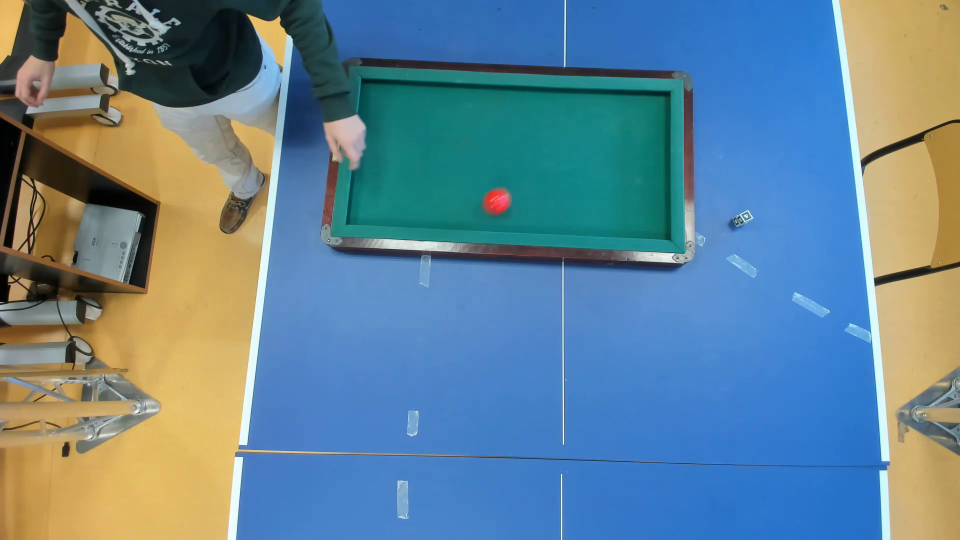
#> input picture frame 7 of Code/Tracking/coup_4_trimmed.mp4, 1920 x 1080 px, given in place of the camera (shown at 1/2 size)
$ python range-detector-video.py
#> lines starting #> are read from the running program, lines starting #| are printed output that depends on the picture; after the words box and inside, x2 and y2 are one past the last pixel; in counts of white or black regions, pixels touching at a corner belong together
# -*- coding: utf-8 -*-
"""
Created on Tue Nov 16 14:25:56 2021

@author: not moi
range-detector from package imutils
customisé pour que ca marche, éxecuter ce programme
"""

#!/usr/bin/env python
# -*- coding: utf-8 -*-

# USAGE: You need to specify a filter and "only one" image source
#
# (python) range-detector --filter RGB --image /path/to/image.png
# or
# (python) range-detector --filter HSV --webcam

import cv2
import argparse
from operator import xor


def callback(value):
    pass


def setup_trackbars(range_filter):
#> called with range_filter = 'HSV'
    cv2.namedWindow("Trackbars", 0)

    for i in ["MIN", "MAX"]:
        v = 0 if i == "MIN" else 255

        for j in range_filter:
            cv2.createTrackbar("%s_%s" % (j, i), "Trackbars", v, 255, callback)
#> this loop made 2 passes; slider 'H_MIN' is set to 51


def get_arguments():
    ap = argparse.ArgumentParser()
    ap.add_argument('-f', '--filter', required=True,
                    help='Range filter. RGB or HSV')
    ap.add_argument('-i', '--image', required=False,
                    help='Path to the image')
    ap.add_argument('-w', '--webcam', required=False,
                    help='Use webcam', action='store_true')
    ap.add_argument('-p', '--preview', required=False,
                    help='Show a preview of the image after applying the mask',
                    action='store_true')
    args = vars(ap.parse_args())

    if not xor(bool(args['image']), bool(args['webcam'])):
        ap.error("Please specify only one image source")

    if not args['filter'].upper() in ['RGB', 'HSV']:
        ap.error("Please speciy a correct filter.")

    return args


def get_trackbar_values(range_filter):
    values = []

    for i in ["MIN", "MAX"]:
        for j in range_filter:
            v = cv2.getTrackbarPos("%s_%s" % (j, i), "Trackbars")
            values.append(v)

    return values


def main():
    #args = get_arguments()
    #range_filter = args['filter'].upper()
    range_filter="HSV"


    setup_trackbars(range_filter)


    namevideo = "videoSub.mp4"
    namevideo = "echanges_1.mov"
    namevideo = "SUB_echanges_1.mp4"
    namevideo = "coup_4_trimmed.mp4"

    camera = cv2.VideoCapture(1)
    #camera = cv2.VideoCapture(0)

    while True:

        (grabbed,frame)=camera.read()
#> frame is the input picture: shape (1080, 1920, 3); mean B, G, R 148.4, 131.4, 99.3

        if frame is None:
            camera.release()
            camera = cv2.VideoCapture(namevideo)
            (grabbed,frame)=camera.read()

        frame_to_thresh = cv2.cvtColor(frame, cv2.COLOR_BGR2HSV)
#> frame_to_thresh: shape (1080, 1920, 3); mean H, S, V 77.7, 147.6, 175.2


        v1_min, v2_min, v3_min, v1_max, v2_max, v3_max = get_trackbar_values(range_filter)

        thresh = cv2.inRange(frame_to_thresh, (v1_min, v2_min, v3_min), (v1_max, v2_max, v3_max))
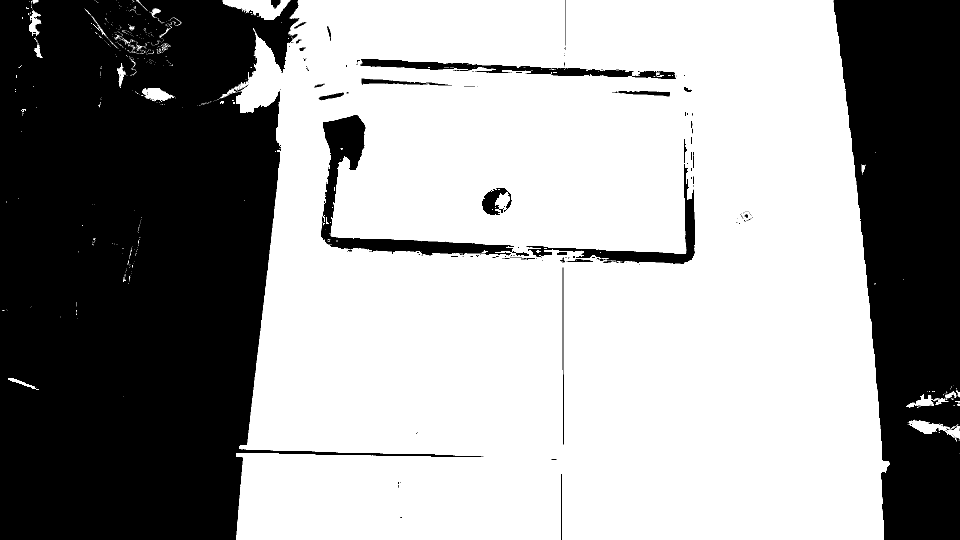
#> thresh: shape (1080, 1920) (shown at 1/2 size); 61.3% white; 183 black regions (143 under 20 px), largest, box (x1, y1, x2, y2) and area: (0, 0, 967, 1080) 558919, (1667, 0, 1920, 1080) 204381, (642, 230, 1058, 512) 17090

        preview = cv2.bitwise_and(frame, frame, mask=thresh)
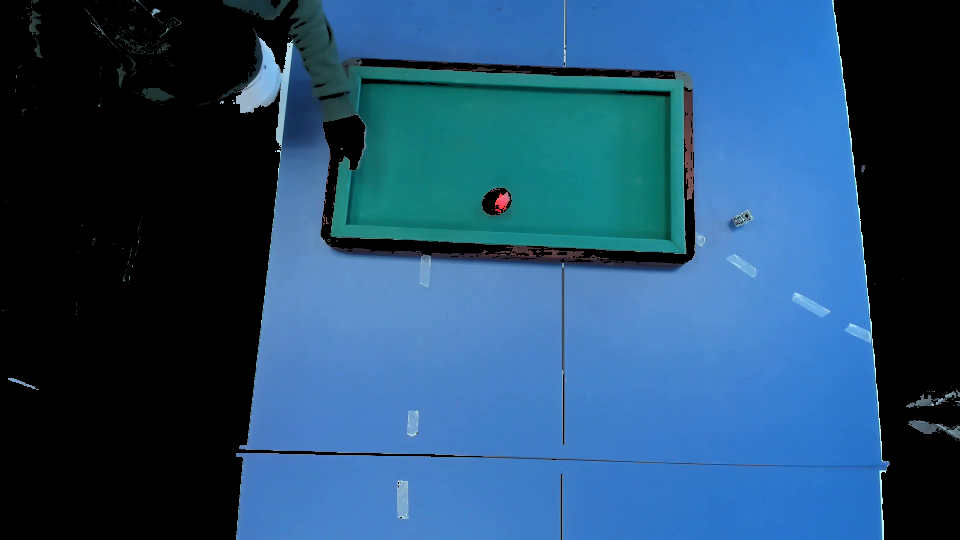
#> preview: shape (1080, 1920, 3) (shown at 1/2 size); mean B, G, R 110.5, 76.7, 36.5
        cv2.imshow("Preview", preview)

        if cv2.waitKey(1) & 0xFF is ord('q'):
#> (key q is pressed here)
            break


if __name__ == '__main__':
    main()

$ run again, starting later in the video
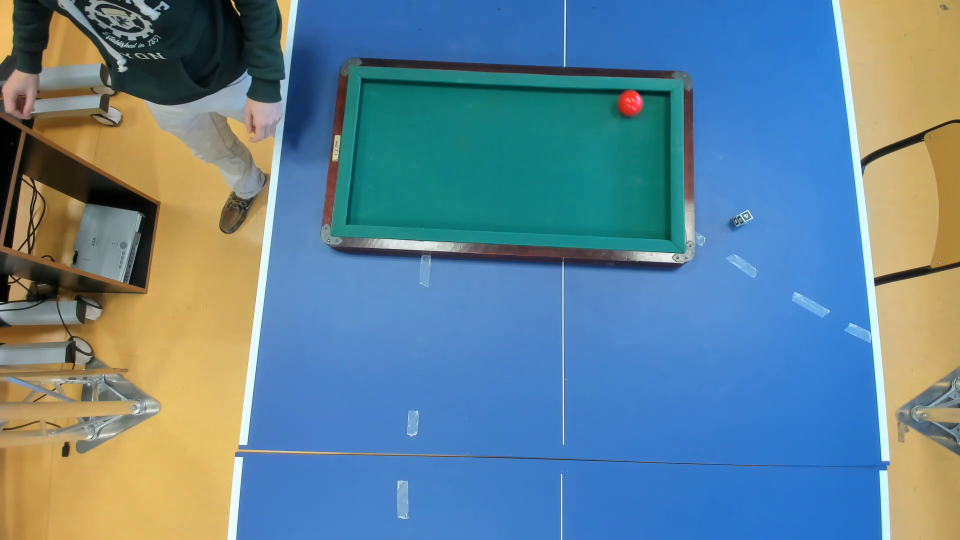
#> input picture frame 32 of Code/Tracking/coup_4_trimmed.mp4, 1920 x 1080 px, given in place of the camera (shown at 1/2 size)
#> the loop in setup_trackbars, `for i in ["MIN", "MAX"]:` made 2 passes; slider 'H_MIN' is set to 51
#> in main, frame is the input picture: shape (1080, 1920, 3); mean B, G, R 148.9, 131.1, 98
#> frame_to_thresh: shape (1080, 1920, 3); mean H, S, V 78.1, 149.3, 175.3
#> in main, `thresh = cv2.inRange(frame_to_thresh, (v1_min, v2_min, v3_min), (v1_ma..`:
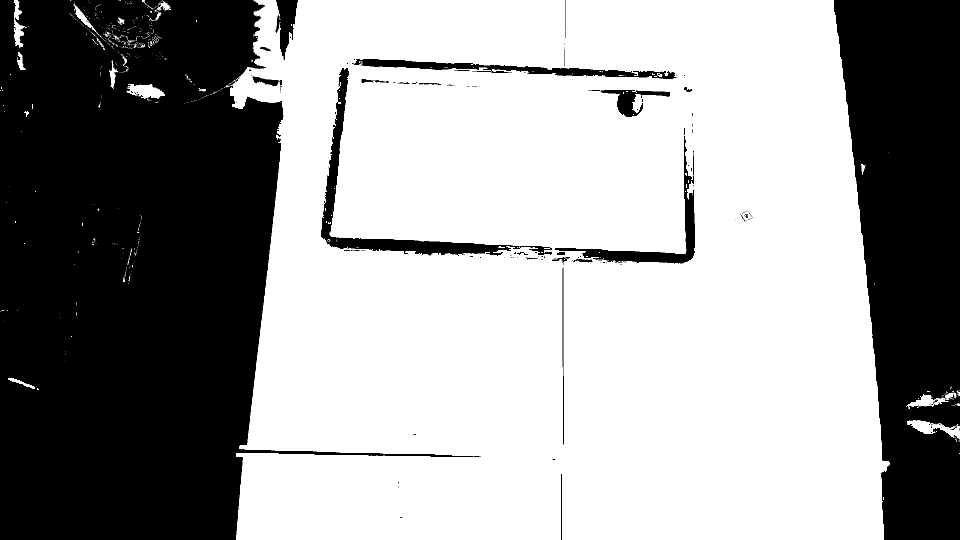
#> thresh: shape (1080, 1920) (shown at 1/2 size); 61.6% white; 167 black regions (136 under 20 px), largest, box (x1, y1, x2, y2) and area: (0, 0, 962, 1080) 553807, (1668, 0, 1920, 1080) 204244, (642, 136, 1104, 512) 14118
#> in main, `preview = cv2.bitwise_and(frame, frame, mask=thresh)`:
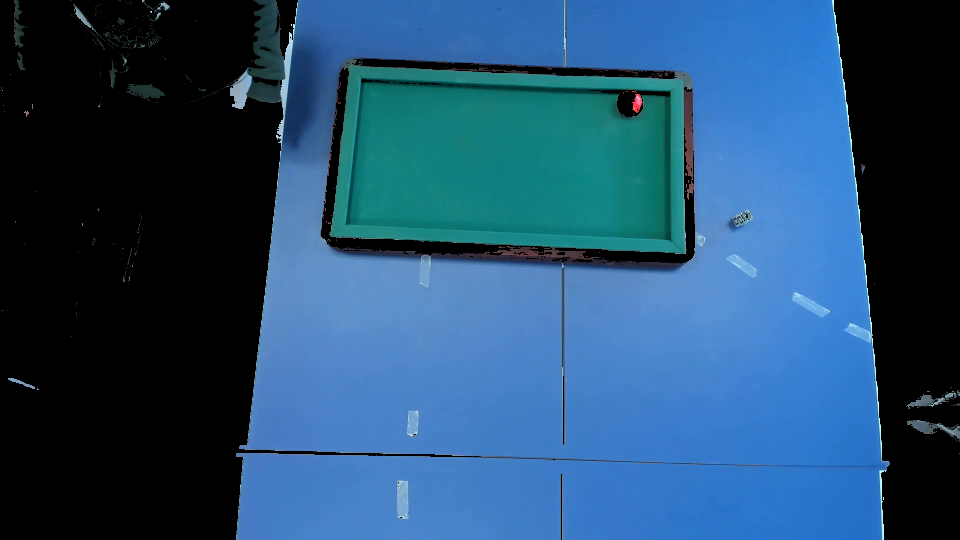
#> preview: shape (1080, 1920, 3) (shown at 1/2 size); mean B, G, R 111.4, 77, 36

$ run again, starting later in the video
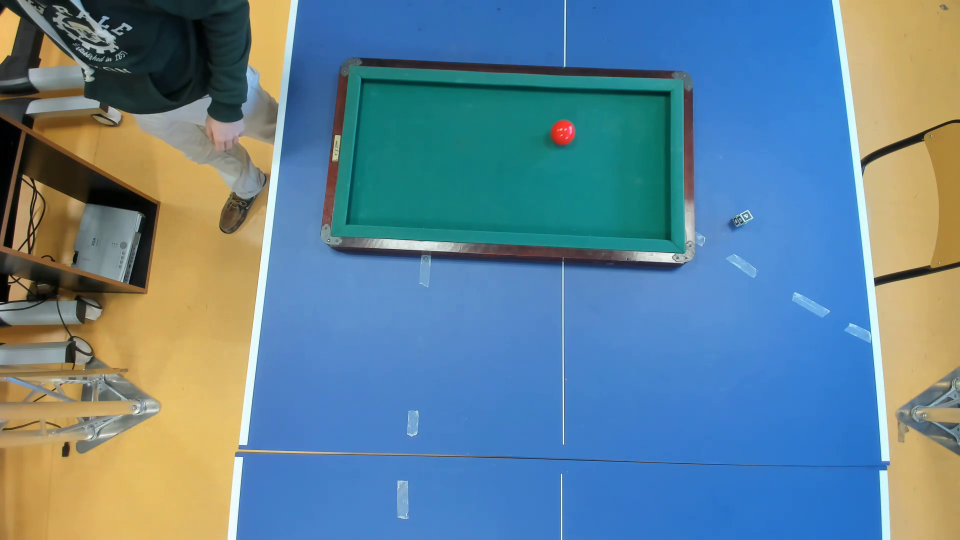
#> input picture frame 58 of Code/Tracking/coup_4_trimmed.mp4, 1920 x 1080 px, given in place of the camera (shown at 1/2 size)
#> the loop in setup_trackbars, `for i in ["MIN", "MAX"]:` made 2 passes; slider 'H_MIN' is set to 51
#> in main, frame is the input picture: shape (1080, 1920, 3); mean B, G, R 149, 131, 97.8
#> frame_to_thresh: shape (1080, 1920, 3); mean H, S, V 78.2, 148.4, 175.1
#> in main, `thresh = cv2.inRange(frame_to_thresh, (v1_min, v2_min, v3_min), (v1_ma..`:
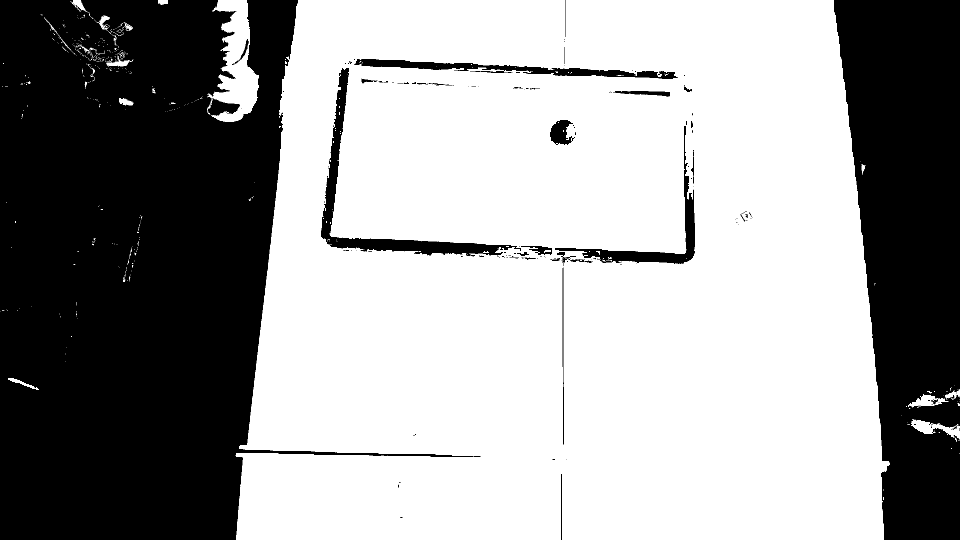
#> thresh: shape (1080, 1920) (shown at 1/2 size); 61.5% white; 176 black regions (143 under 20 px), largest, box (x1, y1, x2, y2) and area: (0, 0, 962, 1080) 559853, (1668, 0, 1920, 1080) 204185, (642, 136, 1042, 513) 13730
#> in main, `preview = cv2.bitwise_and(frame, frame, mask=thresh)`:
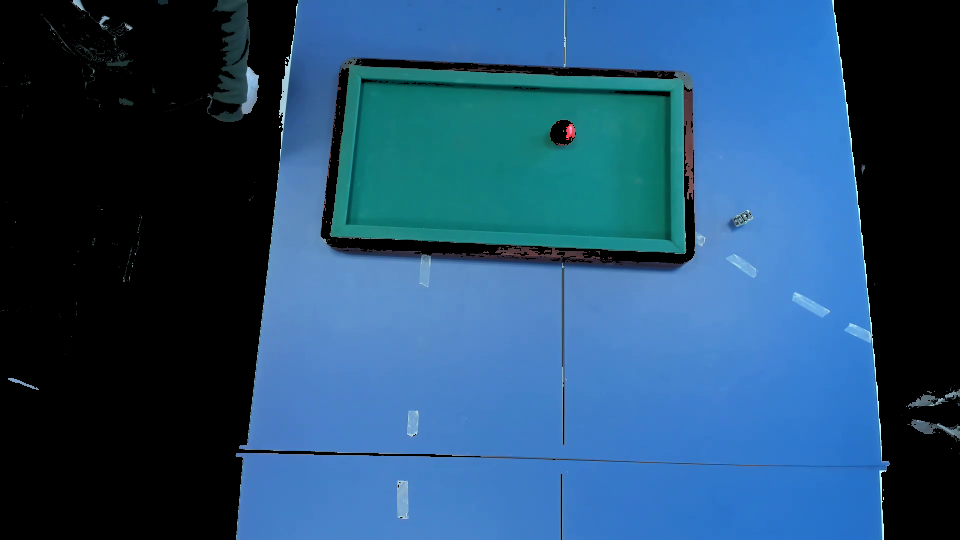
#> preview: shape (1080, 1920, 3) (shown at 1/2 size); mean B, G, R 111.8, 77.4, 36.4
